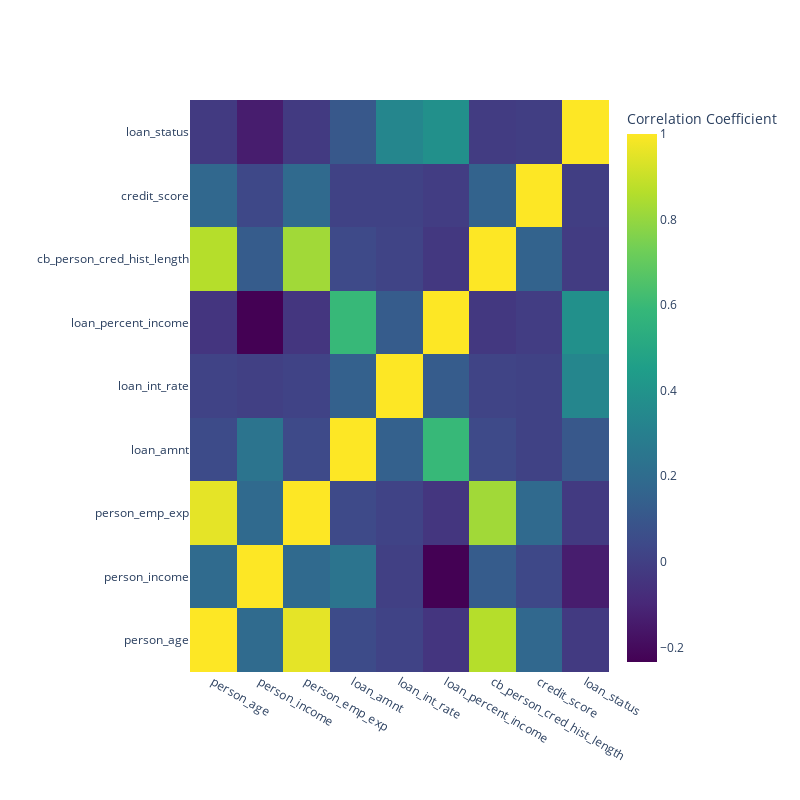

The notebook cell this image was saved under:
### Code cell
loan_data = CSV.copy()

# Compute the correlation matrix for numeric columns
correlation_matrix = loan_data.select_dtypes(include=[np.number]).corr()

# Create the heatmap
fig = go.Figure(
    data=go.Heatmap(
        z=correlation_matrix.values,
        x=correlation_matrix.columns,
        y=correlation_matrix.columns,
        colorscale='Viridis',
        colorbar=dict(title="Correlation Coefficient")
    )
)

# Update the layout
fig.update_layout(
    title="", #Heatmap of Correlation Matrix
    xaxis=dict(title=""),
    yaxis=dict(title=""),
    autosize=False,
    width=800,
    height=800
)

# Display the heatmap
fig.show()

# Optional: Save the heatmap to an HTML file
fig.write_html('heatmap_correlation.html')

### Figure 1 — Plotly figure (JSON) as saved in the notebook; plotly's stock layout.template omitted (floating-point values rounded to 4 significant figures)
{"data": [{"colorbar": {"title": {"text": "Correlation Coefficient"}}, "colorscale": [[0, "#440154"], [0.1111, "#482878"], [0.2222, "#3e4989"], [0.3333, "#31688e"], [0.4444, "#26828e"], [0.5556, "#1f9e89"], [0.6667, "#35b779"], [0.7778, "#6ece58"], [0.8889, "#b5de2b"], [1, "#fde725"]], "type": "heatmap", "x": ["person_age", "person_income", "person_emp_exp", "loan_amnt", "loan_int_rate", "loan_percent_income", "cb_person_cred_hist_length", "credit_score", "loan_status"], "y": ["person_age", "person_income", "person_emp_exp", "loan_amnt", "loan_int_rate", "loan_percent_income", "cb_person_cred_hist_length", "credit_score", "loan_status"], "z": [[1, 0.1937, 0.9544, 0.05075, 0.0134, -0.0433, 0.862, 0.1784, -0.02148], [0.1937, 1, 0.186, 0.2423, 0.00151, -0.2342, 0.1243, 0.03592, -0.1358], [0.9544, 0.186, 1, 0.04459, 0.01663, -0.03986, 0.8243, 0.1862, -0.02048], [0.05075, 0.2423, 0.04459, 1, 0.1461, 0.593, 0.04297, 0.009074, 0.1077], [0.0134, 0.00151, 0.01663, 0.1461, 1, 0.1252, 0.01801, 0.0115, 0.332], [-0.0433, -0.2342, -0.03986, 0.593, 0.1252, 1, -0.03187, -0.01148, 0.3849], [0.862, 0.1243, 0.8243, 0.04297, 0.01801, -0.03187, 1, 0.1552, -0.01485], [0.1784, 0.03592, 0.1862, 0.009074, 0.0115, -0.01148, 0.1552, 1, -0.007647], [-0.02148, -0.1358, -0.02048, 0.1077, 0.332, 0.3849, -0.01485, -0.007647, 1]]}], "layout": {"autosize": false, "height": 800, "title": {"text": ""}, "width": 800, "xaxis": {"title": {"text": ""}}, "yaxis": {"title": {"text": ""}}}}
